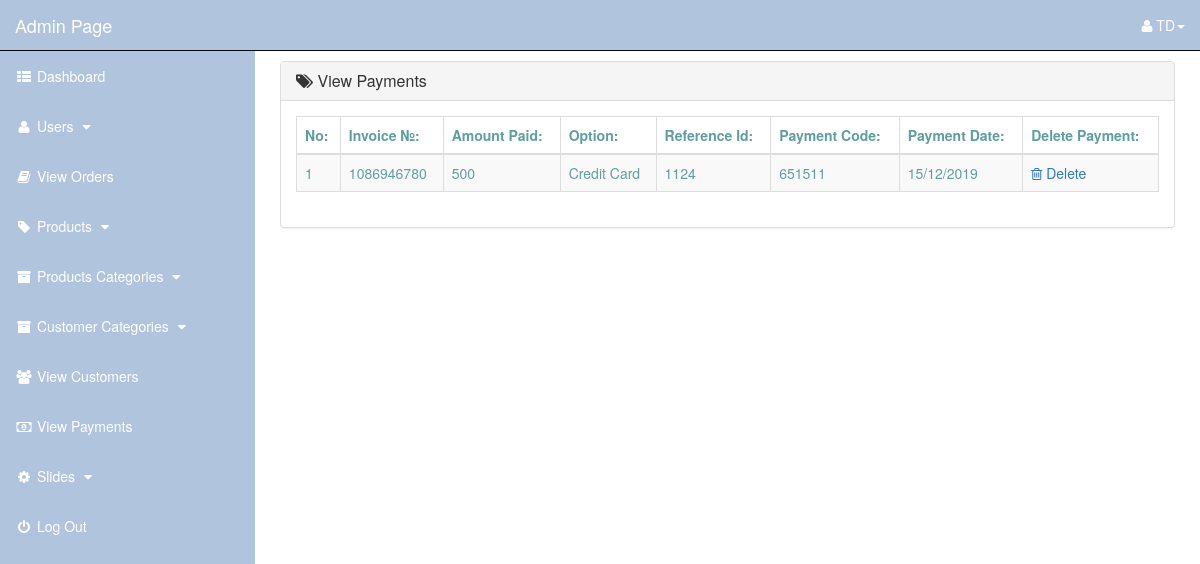
The page /admin_area/index.php?view_payments (signed in) on the database its author committed.
### tables this page shows
CREATE TABLE `payments` (
  `payment_id` int(10) NOT NULL,
  `invoice_no` int(10) NOT NULL,
  `amount` int(10) NOT NULL,
  `payment_option` text NOT NULL,
  `ref_id` int(10) NOT NULL,
  `code` int(10) NOT NULL,
  `payment_date` text NOT NULL
);

### admin_area/view_payments.php (the view)
<?php
    if(!isset($_SESSION['admin_email'])){
        echo "<script>window.open('login.php','_self')</script>";
    }else{
?>
<div class="row">
    <div class="col-lg-12">
    </div>
</div>
<div class="row">
    <div class="col-lg-12">
        <div class="panel panel-default">
            <div class="panel-heading">
               <h3 class="panel-title">
                   <i class="fa fa-tags"></i>  View Payments
               </h3>
            </div>
            <div class="panel-body">
                <div class="table-responsive">
                    <table class="table table-striped table-bordered table-hover">
                        <thead>
                            <tr>
                                <th> No: </th>
                                <th> Invoice №: </th>
                                <th> Amount Paid: </th>
                                <th> Option: </th>
                                <th> Reference Id: </th>
                                <th> Payment Code: </th>
                                <th> Payment Date: </th>
                                <th> Delete Payment: </th>
                            </tr>
                        </thead>
                        <tbody>
                            <?php
                                $i=0;
                                $get_payments = "select * from payments";
                                $run_payments = mysqli_query($con,$get_payments);
                                while($row_payments=mysqli_fetch_array($run_payments)){
                                    $payment_id = $row_payments['payment_id'];
                                    $invoice_no = $row_payments['invoice_no'];
                                    $amount = $row_payments['amount'];
                                    $payment_option = $row_payments['payment_option'];
                                    $ref_id = $row_payments['ref_id'];
                                    $code = $row_payments['code'];
                                    $payment_date = $row_payments['payment_date'];
                                    $i++;
                            ?>
                            <tr>
                                <td> <?php echo $i; ?> </td>
                                <td> <?php echo $invoice_no; ?> </td>
                                <td> <?php echo $amount; ?></td>
                                <td> <?php echo $payment_option; ?> </td>
                                <td> <?php echo $ref_id; ?></td>
                                <td> <?php echo $code; ?> </td>
                                <td> <?php echo $payment_date; ?> </td>
                                <td>
                                     <a href="index.php?delete_payment=<?php echo $payment_id; ?>">
                                        <i class="fa fa-trash-o"></i> Delete
                                     </a>
                                </td>
                            </tr>
                            <?php } ?>
                        </tbody>
                    </table>
                </div>
            </div>
        </div>
    </div>
</div>
<?php } ?>

### admin_area/includes/sidebar.php (shortened to what this page needs)
<?php
    if(!isset($_SESSION['admin_email'])){
        echo "<script>window.open('../login.php','_self')</script>";
    }else{
?>
<nav class="navbar navbar-inverse navbar-fixed-top">
    <div class="navbar-header">
        <a href="index.php?dashboard" class="navbar-brand">Admin Page</a>
    </div>
    <ul class="nav navbar-right top-nav">
        <li class="dropdown">
            <a href="#" class="dropdown-toggle" data-toggle="dropdown">
                <i class="fa fa-user"></i></i> <?php echo $admin_name;  ?><b class="caret"></b>
            </a>
        </li>
    </ul>
    <div class="collapse navbar-collapse navbar-ex1-collapse">
        <ul class="nav navbar-nav side-nav">
            <li>
                <a href="index.php?dashboard">
                    <i class="fa fa-fw fa-th-list"></i> Dashboard
                </a>
            </li>
            <li>
                <a href="#" data-toggle="collapse" data-target="#users">
                    <i class="fa fa-fw fa-user "></i> Users
                    <i class="fa fa-fw fa-caret-down"></i>
                </a>
            </li>
            <li>
                <a href="index.php?view_orders">
                    <i class="fa fa-fw fa-book"></i> View Orders
                </a>
            </li>
            <li>
                <a href="#" data-toggle="collapse" data-target="#products">
                        <i class="fa fa-fw fa-tag"></i> Products
                        <i class="fa fa-fw fa-caret-down"></i>
                </a>
             </li>
            <li>
                <a href="#" data-toggle="collapse" data-target="#p_cat">
                        <i class="fa fa-fw fa-archive"></i> Products Categories
                        <i class="fa fa-fw fa-caret-down"></i>
                </a>
            </li>
            <li>
                <a href="#" data-toggle="collapse" data-target="#cat">
                        <i class="fa fa-fw fa-archive"></i> Customer Categories
                        <i class="fa fa-fw fa-caret-down"></i>
                </a>
            </li>
            <li>
                <a href="index.php?view_customers">
                    <i class="fa fa-fw fa-users"></i> View Customers
                </a>
            </li>
            <li>
                <a href="index.php?view_payments">
                    <i class="fa fa-fw fa-money"></i> View Payments
                </a>
            </li>
            <li>
                <a href="#" data-toggle="collapse" data-target="#slides">
                        <i class="fa fa-fw fa-gear"></i> Slides
                        <i class="fa fa-fw fa-caret-down"></i>
                </a>
            </li>
            <li>
                <a href="logout.php">
                    <i class="fa fa-fw fa-power-off"></i> Log Out
                </a>
            </li>
        </ul>
    </div>
</nav>
<?php } ?>

### admin_area/css/style.css (style rules this page uses)
.top-nav { 0 15px; }
.navbar { color: #ffffff !important; background-color: #B0C4DE; }
.navbar-header>a { color: #ffffff !important; }
.top-nav>li { float: left; display: inline-block; }
.top-nav>li>a { color: #ffffff !important; line-height: 20px; padding-top: 15px; padding-bottom: 15px; }
@media (min-width: 768px) { .side-nav { position: fixed; top: 51px; bottom: 0; width: 255px; overflow-y: auto; overflow-x: hidden; background-color: #B0C4DE; padding-bottom: 40px; border-radius: 0; } }
@media (min-width: 768px) { .side-nav>li>a { color: #ffffff; width: 255px; } }
.dropdown { margin-right: 15px; }
.side-nav>li>a { color: #ffffff !important; }

### rows shown on the page
payments: invoice_no "1086946780", amount "500", payment_option "Credit Card", ref "1124", code "651511", payment_date "15/12/2019"

### other values the page prints
$admin_name "TD"
